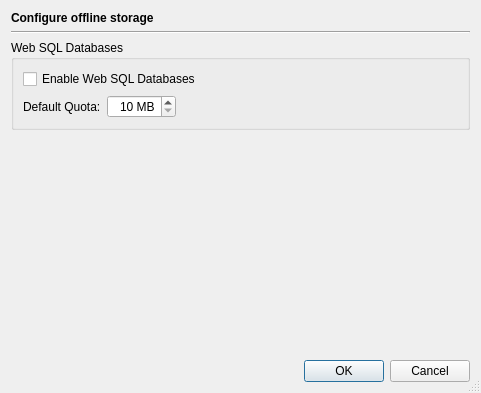
<?xml version="1.0" encoding="UTF-8"?>
<ui version="4.0">
 <class>OfflineStorageConfigDialog</class>
 <widget class="QDialog" name="OfflineStorageConfigDialog">
  <property name="geometry">
   <rect>
    <x>0</x>
    <y>0</y>
    <width>481</width>
    <height>393</height>
   </rect>
  </property>
  <property name="windowTitle">
   <string>Offline Storage Settings</string>
  </property>
  <property name="sizeGripEnabled">
   <bool>true</bool>
  </property>
  <layout class="QVBoxLayout" name="verticalLayout">
   <item>
    <widget class="QLabel" name="headerLabel">
     <property name="text">
      <string>&lt;b&gt;Configure offline storage&lt;/b&gt;</string>
     </property>
    </widget>
   </item>
   <item>
    <widget class="Line" name="line17">
     <property name="frameShape">
      <enum>QFrame::HLine</enum>
     </property>
     <property name="frameShadow">
      <enum>QFrame::Sunken</enum>
     </property>
     <property name="orientation">
      <enum>Qt::Horizontal</enum>
     </property>
    </widget>
   </item>
   <item>
    <widget class="QGroupBox" name="databaseGroup">
     <property name="toolTip">
      <string/>
     </property>
     <property name="title">
      <string>Web SQL Databases</string>
     </property>
     <layout class="QGridLayout" name="gridLayout">
      <item row="0" column="0" colspan="3">
       <widget class="QCheckBox" name="databaseEnabledCheckBox">
        <property name="toolTip">
         <string>Select to enable Web SQL Databases</string>
        </property>
        <property name="text">
         <string>Enable Web SQL Databases</string>
        </property>
       </widget>
      </item>
      <item row="1" column="0">
       <widget class="QLabel" name="label">
        <property name="text">
         <string>Default Quota:</string>
        </property>
       </widget>
      </item>
      <item row="1" column="1">
       <widget class="QSpinBox" name="databaseQuotaSpinBox">
        <property name="toolTip">
         <string>Enter the default quota for Web SQL Databases</string>
        </property>
        <property name="alignment">
         <set>Qt::AlignRight|Qt::AlignTrailing|Qt::AlignVCenter</set>
        </property>
        <property name="suffix">
         <string> MB</string>
        </property>
        <property name="minimum">
         <number>10</number>
        </property>
        <property name="maximum">
         <number>999</number>
        </property>
       </widget>
      </item>
      <item row="1" column="2">
       <spacer name="horizontalSpacer">
        <property name="orientation">
         <enum>Qt::Horizontal</enum>
        </property>
        <property name="sizeHint" stdset="0">
         <size>
          <width>282</width>
          <height>20</height>
         </size>
        </property>
       </spacer>
      </item>
     </layout>
    </widget>
   </item>
   <item>
    <spacer name="verticalSpacer">
     <property name="orientation">
      <enum>Qt::Vertical</enum>
     </property>
     <property name="sizeHint" stdset="0">
      <size>
       <width>20</width>
       <height>204</height>
      </size>
     </property>
    </spacer>
   </item>
   <item>
    <widget class="QDialogButtonBox" name="buttonBox">
     <property name="orientation">
      <enum>Qt::Horizontal</enum>
     </property>
     <property name="standardButtons">
      <set>QDialogButtonBox::Cancel|QDialogButtonBox::Ok</set>
     </property>
    </widget>
   </item>
  </layout>
 </widget>
 <tabstops>
  <tabstop>databaseEnabledCheckBox</tabstop>
  <tabstop>databaseQuotaSpinBox</tabstop>
  <tabstop>buttonBox</tabstop>
 </tabstops>
 <resources/>
 <connections>
  <connection>
   <sender>buttonBox</sender>
   <signal>accepted()</signal>
   <receiver>OfflineStorageConfigDialog</receiver>
   <slot>accept()</slot>
   <hints>
    <hint type="sourcelabel">
     <x>278</x>
     <y>364</y>
    </hint>
    <hint type="destinationlabel">
     <x>157</x>
     <y>274</y>
    </hint>
   </hints>
  </connection>
  <connection>
   <sender>buttonBox</sender>
   <signal>rejected()</signal>
   <receiver>OfflineStorageConfigDialog</receiver>
   <slot>reject()</slot>
   <hints>
    <hint type="sourcelabel">
     <x>346</x>
     <y>370</y>
    </hint>
    <hint type="destinationlabel">
     <x>286</x>
     <y>274</y>
    </hint>
   </hints>
  </connection>
 </connections>
</ui>
